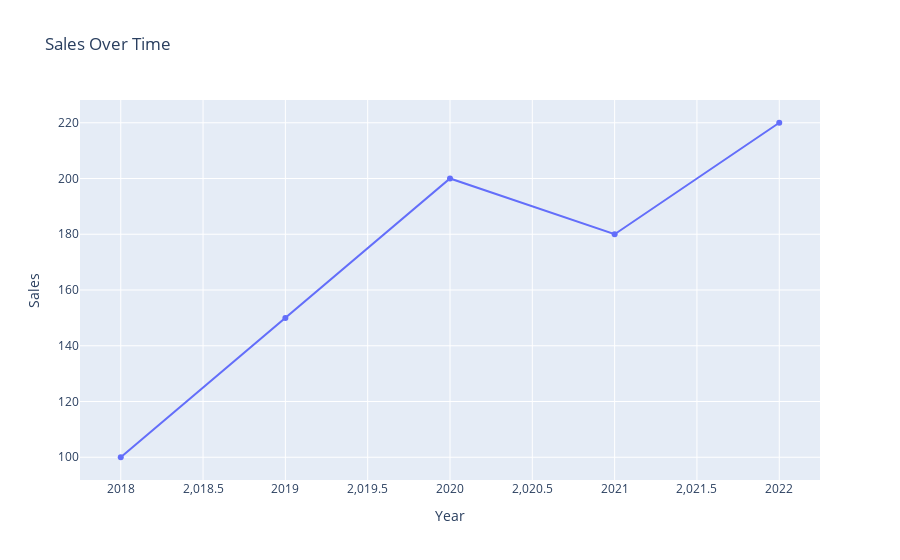

Notebook cell for this chart:
### Code cell
import plotly.express as px
import pandas as pd

# Sample data
df = pd.DataFrame({
    "Year": [2018, 2019, 2020, 2021, 2022],
    "Sales": [100, 150, 200, 180, 220]
})

# Create interactive line plot
fig = px.line(df, x="Year", y="Sales", title="Sales Over Time", markers=True)
fig.show()

### Figure 1 — Plotly figure (JSON) as saved in the notebook; plotly's stock layout.template omitted (floating-point values rounded to 4 significant figures)
{"data": [{"hovertemplate": "Year=%{x}<br>Sales=%{y}<extra></extra>", "legendgroup": "", "line": {"color": "#636efa", "dash": "solid"}, "marker": {"symbol": "circle"}, "mode": "lines+markers", "name": "", "orientation": "v", "showlegend": false, "type": "scatter", "x": [2018, 2019, 2020, 2021, 2022], "xaxis": "x", "y": [100, 150, 200, 180, 220], "yaxis": "y"}], "layout": {"legend": {"tracegroupgap": 0}, "title": {"text": "Sales Over Time"}, "xaxis": {"anchor": "y", "domain": [0, 1], "title": {"text": "Year"}}, "yaxis": {"anchor": "x", "domain": [0, 1], "title": {"text": "Sales"}}}}
